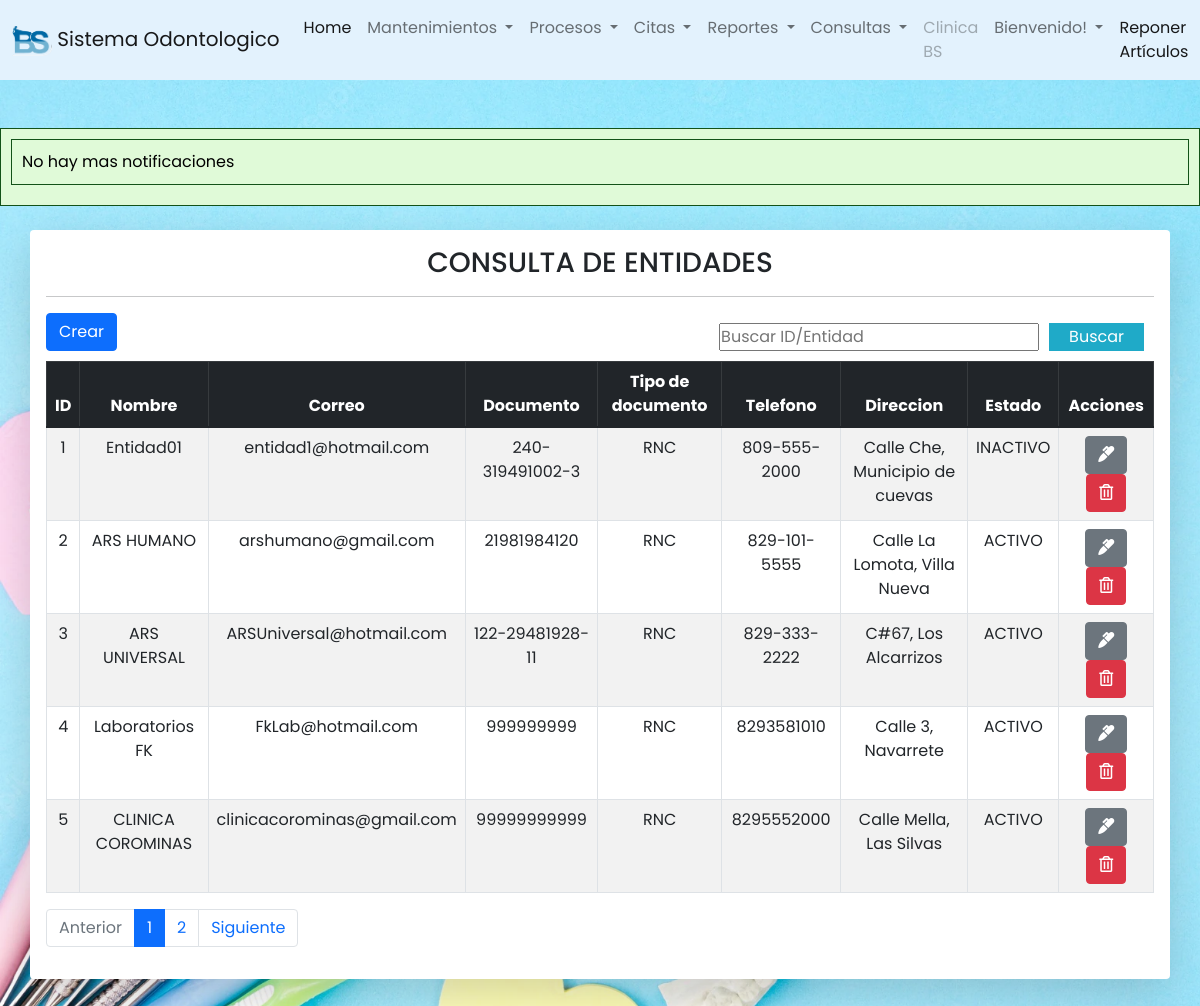
Screenshot of /odontologia/entidades/consulta_entidades.php with the database file from the repository.
### tables this page shows
CREATE TABLE `entidad` (
  `id_ent` int(11) NOT NULL,
  `nom_ent` varchar(100) DEFAULT NULL,
  `datos` int(11) DEFAULT NULL,
  `status` int(11) DEFAULT NULL
);

CREATE TABLE `email` (
  `id_email` int(11) NOT NULL,
  `email` varchar(100) DEFAULT NULL
);

CREATE TABLE `documentos` (
  `id_docu` int(11) NOT NULL,
  `tip_docu` int(11) DEFAULT NULL,
  `num_docu` char(200) DEFAULT NULL
);

CREATE TABLE `tip_documento` (
  `id_tip` int(11) NOT NULL,
  `tip_docu` varchar(90) DEFAULT NULL
);

CREATE TABLE `telefono` (
  `id_telf` int(11) NOT NULL,
  `tip_telf` int(11) DEFAULT NULL,
  `n_telf` char(90) DEFAULT NULL
);

CREATE TABLE `estados` (
  `id_status` int(11) NOT NULL,
  `des_status` varchar(50) DEFAULT NULL
);

### odontologia/entidades/consulta_entidades.php (the view, shortened to what this page needs)
<?php
include ("../conexion.php");
?>
<?php include("../includes/header.php")?>
<?php include("../includes/footer.php")?>
<head>
  <link rel="stylesheet" href="../CSS/styl.css">
</head>
<div class="container table-responsive container-sm mt-4 shadow-lg p-3 mb-5 bg-body rounded">
<center><h3>CONSULTA DE ENTIDADES</h3></center>
<hr class="divider">
  <button id="crear" type="button" class="btn btn-primary" data-bs-toggle="modal"
    data-bs-target="#modalentidad">Crear</button>
  <form action="buscar_entidad.php" class="buscador" method="get">
    <input type="text" name="busqueda" id="busqueda" placeholder="Buscar ID/Entidad">
    <input type="submit" value="Buscar" class="btn_search">
  </form>
  <table id="tablaentidad" class="table aling-middle table-hover table-secundary mt-2 table-bordered table-striped">
    <thead class="table-dark">
      <tr class="text-center">
        <th>ID</th>
        <th>Nombre</th>
        <th>Correo</th>
        <th>Documento</th>
        <th>Tipo de documento</th>
        <th>Telefono</th>
        <th>Direccion</th>
        <th>Estado</th>
        <th>Acciones</th>
      </tr>
    </thead>
    <tbody class="text-center">
      <?php
      $sql_registe = mysqli_query($conexion, "SELECT COUNT(*) as total_registro From entidad WHERE status = 1 ");
      $result_register = mysqli_fetch_array($sql_registe);
      $total_registro = $result_register['total_registro'];
      $por_pagina = 5;
      if(empty($_GET['pagina'])){
        $pagina = 1;
      }
      else{
        $pagina = $_GET['pagina'];
      }
      $desde = ($pagina-1) * $por_pagina;
      $total_paginas = ceil($total_registro/$por_pagina);
                        $query = "SELECT st.des_status Estado, en.id_ent, en.nom_ent,
                        e.email, d.num_docu, t.tip_docu, tl.n_telf, dr.id_dir, CONCAT(c.nom_calle,', ',m.nom_mun) Direccion
                        FROM entidad AS en INNER JOIN datos AS dt
                        ON en.datos = dt.id_datos INNER JOIN email AS e ON dt.email = e.id_email INNER JOIN documentos as d on
                        dt.dat_docu = d.id_docu INNER JOIN  tip_documento as t on d.tip_docu = t.id_tip INNER JOIN telefono as tl on dt.dat_telf = tl.id_telf
                        INNER JOIN direccion as dr on dt.dat_dir = dr.id_dir INNER JOIN calles as c on dr.calle = c.id_calle INNER JOIN municipio as m
                        on c.id_mun = m.id_mun inner join estados st on en.status=st.id_status ORDER BY en.id_ent ASC LIMIT $desde, $por_pagina";
                        $result_task = mysqli_query($conexion, $query);
                        while($row = mysqli_fetch_array($result_task)){?>
      <tr>
        <td>
          <?php echo $row['id_ent'] ?>
        </td>
        <td>
          <?php echo $row['nom_ent'] ?>
        </td>
        <td>
          <?php echo $row['email'] ?>
        </td>
        <td>
          <?php echo $row['num_docu'] ?>
        </td>
        <td>
          <?php echo $row['tip_docu'] ?>
        </td>
        <td>
          <?php echo $row['n_telf'] ?>
        </td>
        <td>
          <?php echo $row['Direccion'] ?>
        </td>
        <td>
          <?php echo $row['Estado'] ?>
        </td>
        <td>
          <a href="editarentidad.php?id=<?php echo $row['id_ent']?>" class="btn btn-secondary">
            <i class="fas fa-marker"></i>
          </a>
          <a href="eliminarentidad.php?id=<?php echo $row['id_ent']?>" class="btn btn-danger">
            <i class="far fa-trash-alt"></i>
          </a>
        </td>
      </tr>
      <?php }?>
    </tbody>
  </table>
  <nav aria-label="Page navigation example">
          <ul class="pagination">
          <li class="page-item <?php echo $pagina <= 1 ? 'disabled' : '' ?>"><a class="page-link" href="?pagina=<?php echo $pagina-1;?>">Anterior</a></li>
          <?php
          for($i=1; $i<=$total_paginas; $i++):?>
            <li class="page-item <?php echo $pagina == $i ? 'active' : '' ?>"><a class="page-link" href="?pagina=<?php echo $i;?>"><?php echo $i?></a></li>
          <?php endfor ?>
          <li class="page-item <?php echo $pagina >= $total_paginas ? 'disabled' : '' ?>">
          <a class="page-link"  href="?pagina=<?php echo $pagina+1;?>">Siguiente</a></li>
          </ul>
        </nav>
</div>

### odontologia/CSS/styl.css (style rules this page uses)
* { margin: 0; padding: 0; user-select: none; box-sizing: border-box; font-family: 'Poppins', sans-serif; }
body { margin: 0; background-image: url('fondo\ menu.webp'); background-size: cover; background-attachment: fixed; }

### odontologia/includes/ejecutar_procedimiento.php (style rules this page uses)
body { background-color: #f0f0f0; font-family: Arial, sans-serif; color: #333; margin: 0; padding: 0; }

### odontologia/entidades/consulta_entidades.php (style rules this page uses)
.buscador { display: -webkit-flex; display: -moz-flex; display: -ms-flex; display: -o-flex; display: flex; float: right; background: initial; padding: 10px; border-radius: 10px; }
.buscador .btn_search { background: #1faac8; color: #fff; padding: 0 20px; border: 0; cursor: pointer; margin-left: 10px; }

### rows the page displays
entidad: id_ent "1", nom_ent "Entidad01", email.email "entidad1@hotmail.com", documentos.num_docu "240-319491002-3", tip_documento.tip_docu "RNC", telefono.n_telf "809-555-2000", Direccion "Calle Che, Municipio de cuevas", status.des_status "INACTIVO"
entidad: id_ent "2", nom_ent "ARS HUMANO", email.email "arshumano@gmail.com", documentos.num_docu "21981984120", tip_documento.tip_docu "RNC", telefono.n_telf "829-101-5555", Direccion "Calle La Lomota, Villa Nueva", status.des_status "ACTIVO"
entidad: id_ent "3", nom_ent "ARS UNIVERSAL", email.email "ARSUniversal@hotmail.com", documentos.num_docu "122-29481928-11", tip_documento.tip_docu "RNC", telefono.n_telf "829-333-2222", Direccion "C#67, Los Alcarrizos", status.des_status "ACTIVO"
entidad: id_ent "4", nom_ent "Laboratorios FK", email.email "FkLab@hotmail.com", documentos.num_docu "999999999", tip_documento.tip_docu "RNC", telefono.n_telf "8293581010", Direccion "Calle 3, Navarrete", status.des_status "ACTIVO"
entidad: id_ent "5", nom_ent "CLINICA COROMINAS", email.email "clinicacorominas@gmail.com", documentos.num_docu "99999999999", tip_documento.tip_docu "RNC", telefono.n_telf "8295552000", Direccion "Calle Mella, Las Silvas", status.des_status "ACTIVO"
